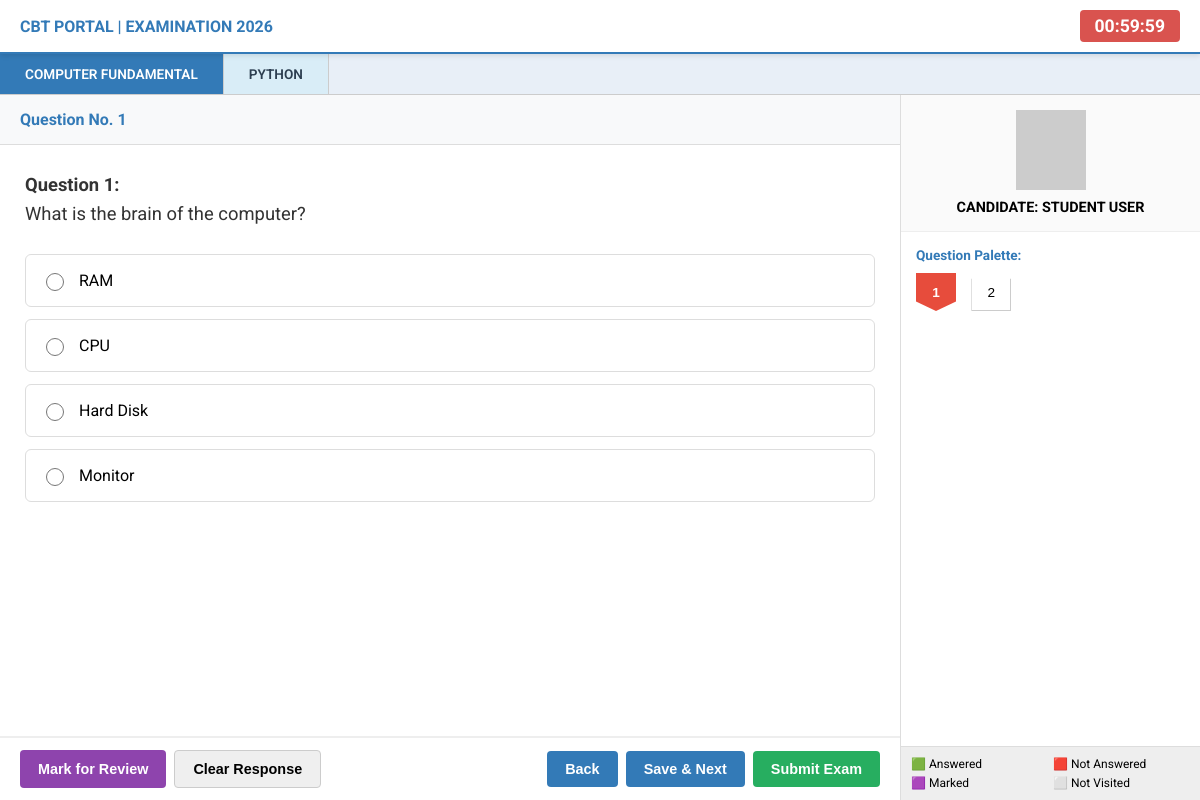
Screenshot of /admin/generate_paper.php with the database file from the repository.
### tables this page shows
CREATE TABLE `question_bank` (
  `id` int(11) NOT NULL,
  `exam_id` int(11) NOT NULL,
  `exam_name` varchar(100) DEFAULT NULL,
  `subject` varchar(100) DEFAULT NULL,
  `question` text DEFAULT NULL,
  `option_a` varchar(255) DEFAULT NULL,
  `option_b` varchar(255) DEFAULT NULL,
  `option_c` varchar(255) DEFAULT NULL,
  `option_d` varchar(255) DEFAULT NULL,
  `correct_option` varchar(1) DEFAULT NULL,
  `marks` int(11) DEFAULT NULL,
  `created_at` timestamp NOT NULL DEFAULT current_timestamp()
);

### admin/generate_paper.php (the view, shortened to what this page needs)
<?php
include "../config.php";
$result = mysqli_query($conn, "SELECT * FROM question_bank ORDER BY subject ASC");
$questions = [];
$subjects = [];
while($row = mysqli_fetch_assoc($result)) {
    $questions[] = $row;
    $sub = $row['subject'];
    if(!isset($subjects[$sub])) { $subjects[$sub] = []; }
    $subjects[$sub][] = count($questions) - 1;
}
$subjectNames = array_keys($subjects);
?>
<!DOCTYPE html>
<html lang="en">
<head>
</head>
<body>
<header>
    <div class="exam-title" style="font-weight: bold; color: var(--primary);">CBT PORTAL | EXAMINATION 2026</div>
    <div class="timer-box" id="timer">00:00:00</div>
</header>
<div class="subject-bar">
    <?php foreach($subjectNames as $index => $subName): ?>
        <div class="sub-tab <?php echo $index==0?'active':''; ?>" id="tab-<?php echo $index; ?>" onclick="switchSubject(<?php echo $index; ?>)">
            <?php echo strtoupper($subName); ?>
        </div>
    <?php endforeach; ?>
</div>
<div class="main-container">
    <main class="question-section">
        <div class="q-header">
            <span id="q-label">Question No. 1</span>
        </div>
        <div class="q-content">
            <form id="examForm">
                <?php foreach($questions as $index => $row): ?>
                <div class="q-container" id="qbox-<?php echo $index; ?>"
                     data-subject="<?php echo array_search($row['subject'], $subjectNames); ?>"
                     style="display: <?php echo $index==0?'block':'none'; ?>;">
                    <div class="q-text">
                        <strong>Question <?php echo ($index+1); ?>:</strong><br>
                        <?php echo htmlspecialchars($row['question']); ?>
                    </div>
                    <div class="options-grid">
                        <?php foreach(['a','b','c','d'] as $o): ?>
                        <label class="option-label">
                            <input type="radio" name="ans[<?php echo $index; ?>]" value="<?php echo strtoupper($o); ?>">
                            <?php echo htmlspecialchars($row['option_'.$o]); ?>
                        </label>
                        <?php endforeach; ?>
                    </div>
                </div>
                <?php endforeach; ?>
            </form>
        </div>
        <footer>
            <div class="btn-group">
                <button class="btn btn-purple" onclick="markReview()">Mark for Review</button>
                <button class="btn" onclick="clearResponse()">Clear Response</button>
            </div>
            <div class="btn-group">
                <button class="btn btn-blue" onclick="moveBack()">Back</button>
                <button class="btn btn-blue" onclick="moveNext()">Save & Next</button>
                <button class="btn btn-green" onclick="submitExam()">Submit Exam</button>
            </div>
        </footer>
    </main>
    <aside class="sidebar">
        <div class="user-info">
            <img src="https://via.placeholder.com/70x80?text=PHOTO" alt="User">
            <div style="font-weight: bold; font-size: 0.9rem;">CANDIDATE: STUDENT USER</div>
        </div>
        <div class="palette-area">
            <div style="font-weight: bold; margin-bottom: 10px; font-size: 0.85rem; color: var(--primary);">Question Palette:</div>
            <div class="palette-grid">
                <?php foreach($questions as $index => $row): ?>
                <button class="p-btn" id="pbtn-<?php echo $index; ?>"
                        data-subject="<?php echo array_search($row['subject'], $subjectNames); ?>"
                        onclick="showQ(<?php echo $index; ?>)">
                    <?php echo $index + 1; ?>
                </button>
                <?php endforeach; ?>
            </div>
        </div>
        <div style="padding: 10px; font-size: 0.75rem; background: #eee; border-top: 1px solid #ddd;">
            <div style="display: grid; grid-template-columns: 1fr 1fr; gap: 5px;">
                <span>🟩 Answered</span>
                <span>🟥 Not Answered</span>
                <span>🟪 Marked</span>
                <span>⬜ Not Visited</span>
            </div>
        </div>
    </aside>
</div>
</body>
</html>

### admin/generate_paper.php (style rules this page uses)
:root { --primary: #337ab7; --ans-green: #27ae60; --not-ans-red: #e74c3c; --review-purple: #8e44ad; --bg-gray: #f4f7f9; --text-dark: #2c3e50; }
* { box-sizing: border-box; -webkit-tap-highlight-color: transparent; }
body { margin: 0; font-family: 'Roboto', sans-serif; background: var(--bg-gray); height: 100vh; display: flex; flex-direction: column; overflow: hidden; }
header { background: #fff; padding: 10px 20px; display: flex; justify-content: space-between; align-items: center; border-bottom: 2px solid var(--primary); box-shadow: 0 2px 5px rgba(0,0,0,0.1); z-index: 1000; }
.timer-box { background: #d9534f; color: white; padding: 6px 15px; border-radius: 4px; font-weight: bold; font-size: 1.1rem; }
.subject-bar { background: #e8eff7; display: flex; overflow-x: auto; border-bottom: 1px solid #ccc; white-space: nowrap; }
.sub-tab { padding: 12px 25px; cursor: pointer; font-weight: 600; font-size: 0.85rem; border-right: 1px solid #ccc; background: #d9edf7; color: var(--text-dark); transition: 0.2s; }
.sub-tab.active { background: var(--primary); color: white; }
.main-container { display: flex; flex: 1; overflow: hidden; position: relative; }
.question-section { flex: 1; display: flex; flex-direction: column; background: #fff; position: relative; overflow-y: auto; }
.q-header { padding: 15px 20px; background: #f8f9fa; border-bottom: 1px solid #ddd; display: flex; justify-content: space-between; font-weight: bold; font-size: 1rem; color: var(--primary); }
.q-content { padding: 25px; flex: 1; overflow-y: auto; }
.q-text { font-size: 1.15rem; line-height: 1.6; margin-bottom: 25px; color: #333; }
.options-grid { display: flex; flex-direction: column; gap: 12px; }
.option-label { display: flex; align-items: center; padding: 15px; border: 1px solid #ddd; border-radius: 6px; cursor: pointer; transition: 0.2s; font-size: 1rem; }
.option-label input { margin-right: 15px; width: 18px; height: 18px; cursor: pointer; }
.sidebar { width: 300px; background: #fff; border-left: 1px solid #ddd; display: flex; flex-direction: column; }
.user-info { padding: 15px; text-align: center; background: #fafafa; border-bottom: 1px solid #eee; }
.user-info img { width: 70px; height: 80px; border: 1px solid #ccc; margin-bottom: 5px; }
.palette-area { padding: 15px; flex: 1; overflow-y: auto; }
.palette-grid { display: grid; grid-template-columns: repeat(5, 1fr); gap: 8px; }
.p-btn { width: 40px; height: 38px; border: 1px solid #ccc; background: #fff; display: flex; align-items: center; justify-content: center; font-size: 0.85rem; cursor: pointer; transition: 0.2s; clip-path: polygon(0% 15%, 100% 15%, 100% 100%, 0% 100%); }
.p-btn.active { outline: 2px solid orange; border: 2px solid #000; font-weight: bold; }
.p-btn.not-answered { background: var(--not-ans-red); color: white; border: none; clip-path: polygon(0% 0%, 100% 0%, 100% 75%, 50% 100%, 0% 75%); }
footer { background: white; padding: 12px 20px; border-top: 2px solid #eee; display: flex; justify-content: space-between; align-items: center; flex-wrap: wrap; gap: 10px; }
.btn-group { display: flex; gap: 8px; }
.btn { padding: 10px 18px; border: 1px solid #ccc; border-radius: 4px; cursor: pointer; font-weight: 600; font-size: 0.9rem; transition: 0.2s; }
.btn-blue { background: var(--primary); color: white; border: none; }
.btn-green { background: var(--ans-green); color: white; border: none; }
.btn-purple { background: var(--review-purple); color: white; border: none; }

### rows the page displays
question_bank: question "What is the brain of the computer?", option_a "RAM", option_b "CPU", option_c "Hard Disk", option_d "Monitor"

### other values shown
$subName "COMPUTER FUNDAMENTAL"
$subName "PYTHON"
